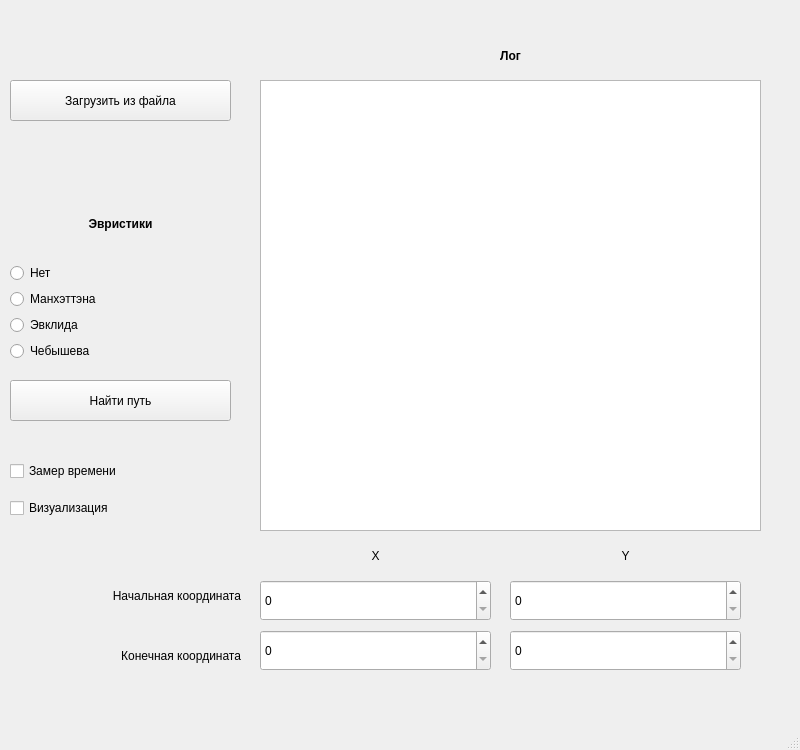
<?xml version="1.0" encoding="UTF-8"?>
<ui version="4.0">
 <class>TMainWindow</class>
 <widget class="QMainWindow" name="TMainWindow">
  <property name="geometry">
   <rect>
    <x>0</x>
    <y>0</y>
    <width>800</width>
    <height>750</height>
   </rect>
  </property>
  <property name="windowTitle">
   <string>Лабораторная работа №3 (by IVAN_IV)</string>
  </property>
  <widget class="QWidget" name="centralwidget">
   <widget class="QTextEdit" name="editLog">
    <property name="geometry">
     <rect>
      <x>260</x>
      <y>80</y>
      <width>501</width>
      <height>451</height>
     </rect>
    </property>
    <property name="font">
     <font>
      <family>Courier New</family>
     </font>
    </property>
   </widget>
   <widget class="QLabel" name="lblLog">
    <property name="geometry">
     <rect>
      <x>260</x>
      <y>40</y>
      <width>501</width>
      <height>31</height>
     </rect>
    </property>
    <property name="font">
     <font>
      <weight>75</weight>
      <bold>true</bold>
     </font>
    </property>
    <property name="text">
     <string>Лог</string>
    </property>
    <property name="alignment">
     <set>Qt::AlignCenter</set>
    </property>
   </widget>
   <widget class="QPushButton" name="btnLoadFromFile">
    <property name="geometry">
     <rect>
      <x>10</x>
      <y>80</y>
      <width>221</width>
      <height>41</height>
     </rect>
    </property>
    <property name="text">
     <string>Загрузить из файла</string>
    </property>
   </widget>
   <widget class="QWidget" name="verticalLayoutWidget">
    <property name="geometry">
     <rect>
      <x>10</x>
      <y>190</y>
      <width>221</width>
      <height>171</height>
     </rect>
    </property>
    <layout class="QVBoxLayout" name="layoutHeuristics">
     <item>
      <widget class="QLabel" name="lblHeuristics">
       <property name="font">
        <font>
         <weight>75</weight>
         <bold>true</bold>
        </font>
       </property>
       <property name="text">
        <string>Эвристики</string>
       </property>
       <property name="alignment">
        <set>Qt::AlignCenter</set>
       </property>
      </widget>
     </item>
     <item>
      <widget class="QRadioButton" name="rbNoHeuristic">
       <property name="text">
        <string>Нет</string>
       </property>
      </widget>
     </item>
     <item>
      <widget class="QRadioButton" name="rbManhattanHeuristic">
       <property name="text">
        <string>Манхэттэна</string>
       </property>
      </widget>
     </item>
     <item>
      <widget class="QRadioButton" name="rbEvklidHeuristic">
       <property name="text">
        <string>Эвклида</string>
       </property>
      </widget>
     </item>
     <item>
      <widget class="QRadioButton" name="rbChebyshevaHeuristic">
       <property name="text">
        <string>Чебышева</string>
       </property>
      </widget>
     </item>
    </layout>
   </widget>
   <widget class="QPushButton" name="btnFindPath">
    <property name="geometry">
     <rect>
      <x>10</x>
      <y>380</y>
      <width>221</width>
      <height>41</height>
     </rect>
    </property>
    <property name="text">
     <string>Найти путь</string>
    </property>
   </widget>
   <widget class="QWidget" name="verticalLayoutWidget_2">
    <property name="geometry">
     <rect>
      <x>10</x>
      <y>450</y>
      <width>221</width>
      <height>81</height>
     </rect>
    </property>
    <layout class="QVBoxLayout" name="layoutOptions">
     <item>
      <widget class="QCheckBox" name="cbUseTimer">
       <property name="text">
        <string>Замер времени</string>
       </property>
      </widget>
     </item>
     <item>
      <widget class="QCheckBox" name="cbVisualize">
       <property name="text">
        <string>Визуализация</string>
       </property>
      </widget>
     </item>
    </layout>
   </widget>
   <widget class="QLabel" name="lblStartPoint">
    <property name="geometry">
     <rect>
      <x>10</x>
      <y>580</y>
      <width>231</width>
      <height>31</height>
     </rect>
    </property>
    <property name="text">
     <string>Начальная координата</string>
    </property>
    <property name="alignment">
     <set>Qt::AlignRight|Qt::AlignTrailing|Qt::AlignVCenter</set>
    </property>
   </widget>
   <widget class="QLabel" name="lblEndPoint">
    <property name="geometry">
     <rect>
      <x>10</x>
      <y>640</y>
      <width>231</width>
      <height>31</height>
     </rect>
    </property>
    <property name="text">
     <string>Конечная координата</string>
    </property>
    <property name="alignment">
     <set>Qt::AlignRight|Qt::AlignTrailing|Qt::AlignVCenter</set>
    </property>
   </widget>
   <widget class="QSpinBox" name="spboxStartX">
    <property name="geometry">
     <rect>
      <x>260</x>
      <y>580</y>
      <width>231</width>
      <height>41</height>
     </rect>
    </property>
   </widget>
   <widget class="QSpinBox" name="spboxEndX">
    <property name="geometry">
     <rect>
      <x>260</x>
      <y>630</y>
      <width>231</width>
      <height>41</height>
     </rect>
    </property>
   </widget>
   <widget class="QSpinBox" name="spboxStartY">
    <property name="geometry">
     <rect>
      <x>510</x>
      <y>580</y>
      <width>231</width>
      <height>41</height>
     </rect>
    </property>
   </widget>
   <widget class="QSpinBox" name="spboxEndY">
    <property name="geometry">
     <rect>
      <x>510</x>
      <y>630</y>
      <width>231</width>
      <height>41</height>
     </rect>
    </property>
   </widget>
   <widget class="QLabel" name="lblXCoord">
    <property name="geometry">
     <rect>
      <x>260</x>
      <y>540</y>
      <width>231</width>
      <height>31</height>
     </rect>
    </property>
    <property name="text">
     <string>X</string>
    </property>
    <property name="alignment">
     <set>Qt::AlignCenter</set>
    </property>
   </widget>
   <widget class="QLabel" name="lblYCoord">
    <property name="geometry">
     <rect>
      <x>510</x>
      <y>540</y>
      <width>231</width>
      <height>31</height>
     </rect>
    </property>
    <property name="text">
     <string>Y</string>
    </property>
    <property name="alignment">
     <set>Qt::AlignCenter</set>
    </property>
   </widget>
  </widget>
  <widget class="QMenuBar" name="menubar">
   <property name="geometry">
    <rect>
     <x>0</x>
     <y>0</y>
     <width>800</width>
     <height>22</height>
    </rect>
   </property>
  </widget>
  <widget class="QStatusBar" name="statusbar"/>
 </widget>
 <resources/>
 <connections/>
</ui>
